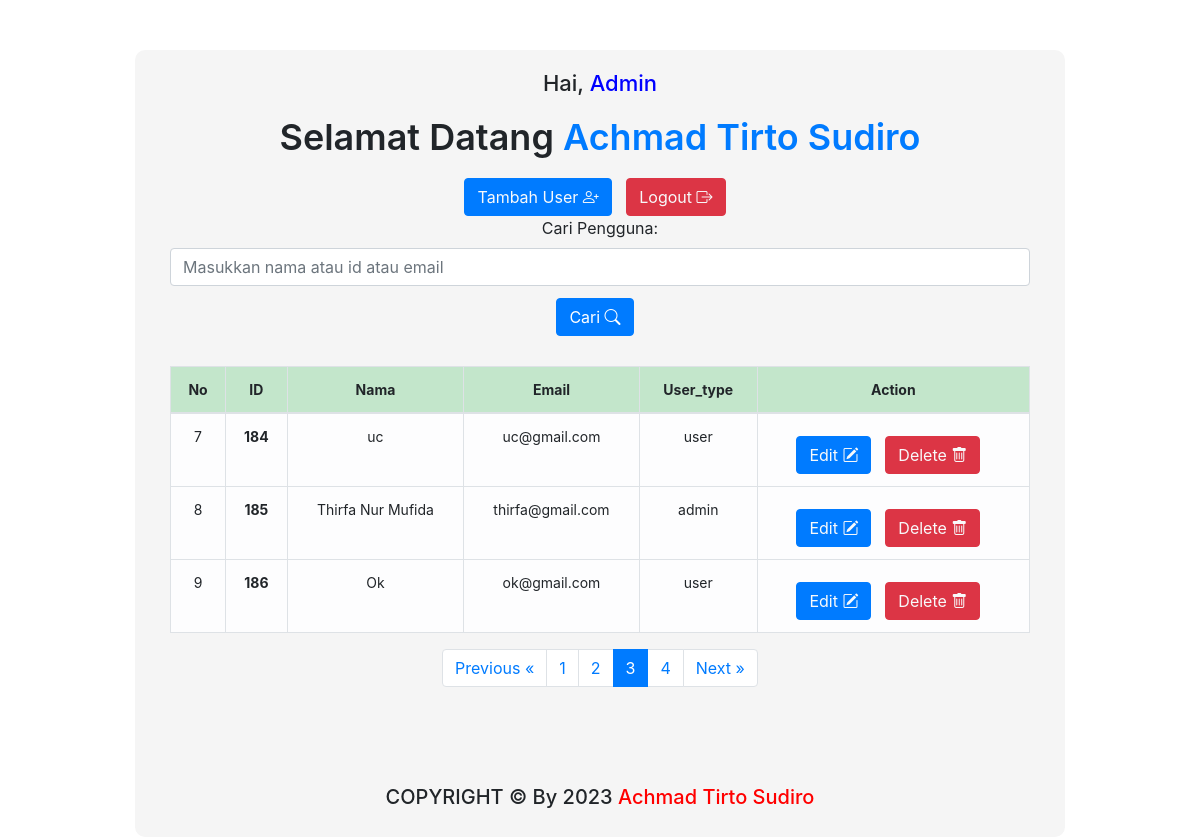
The app's page /admin_php/admin_page.php?halaman=3 (signed in) with its own data.
### tables this page shows
CREATE TABLE `user_form` (
  `id` int(255) NOT NULL,
  `name` varchar(255) NOT NULL,
  `email` varchar(255) NOT NULL,
  `password` varchar(300) NOT NULL,
  `user_type` varchar(255) NOT NULL DEFAULT 'user'
);

### admin_php/admin_page.php (the view, shortened to what this page needs)
<?php
require_once 'connect.php';
$limit = 3;
$page = isset($_GET['halaman']) ? (int) $_GET['halaman'] : 1;
if(isset($_POST['search'])){
   $search = $_POST['name'];
   $search_value = '%' . $search . '%';
   $sql = "SELECT COUNT(*) AS total FROM `user_form` WHERE `name` LIKE ? OR `id` LIKE ? OR `email` LIKE ?";
   $stmt = mysqli_prepare($con, $sql);
   mysqli_stmt_bind_param($stmt, "sss", $search_value, $search_value, $search_value);
   mysqli_stmt_execute($stmt);
   $result = mysqli_stmt_get_result($stmt);
   $row = mysqli_fetch_assoc($result);
   $total = $row['total'];
   if ($total > 0) {
      $last_page = ceil($total / $limit);
      $page = ($page > $last_page) ? $last_page : $page;
      $sql = "SELECT * FROM `user_form` WHERE `name` LIKE ? OR `id` LIKE ? OR `email` LIKE ? LIMIT " . ($page - 1) * $limit . ", " . $limit;
      $stmt = mysqli_prepare($con, $sql);
      mysqli_stmt_bind_param($stmt, "sss", $search_value, $search_value, $search_value);
      mysqli_stmt_execute($stmt);
      $result = mysqli_stmt_get_result($stmt);
   } else {
      echo '<div class="error-message">Pengguna tidak ditemukan!</div>';
   }
} else {
   $sql = "SELECT COUNT(*) AS total FROM `user_form`";
   $result = mysqli_query($con, $sql);
   $row = mysqli_fetch_assoc($result);
   $total = $row['total'];
   $last_page = ceil($total / $limit);
   $page = ($page > $last_page) ? $last_page : $page;
   $sql = "SELECT * FROM `user_form` LIMIT " . ($page - 1) * $limit . ", " . $limit;
   $result = mysqli_query($con, $sql);
}
?>
<!DOCTYPE html>
<html lang="en">
<head>
   <link rel="stylesheet" href="https://cdn.jsdelivr.net/npm/bootstrap@4.0.0/dist/css/bootstrap.min.css">
   <link rel="stylesheet" href="https://cdnjs.cloudflare.com/ajax/libs/font-awesome/5.15.2/css/all.min.css">
    <link rel="stylesheet" href="https://maxcdn.bootstrapcdn.com/bootstrap/4.0.0/css/bootstrap.min.css">
    <link rel="stylesheet" href="https://cdn.jsdelivr.net/npm/bootstrap-icons@1.5.0/font/bootstrap-icons.css">
   <link rel="stylesheet" href="../css/admin.css">
</head>
<body>
<div class="container">
<div class="content">
      <h3>Hai, <span style="color: blue;">Admin</span></h3>
      <h1>Selamat Datang <span><?php echo $_SESSION['admin_name']; ?></span></h1>
      <button class="btn btn-primary"><a href="add.php" class="text-light"> Tambah User <i class="bi bi-person-plus"></i></a></button>
         <button class="btn btn-danger" onclick="return confirm(`Yakin banh mau logout?`)"><a href="admin_logout.php" class="text-light"> Logout <i class="bi bi-box-arrow-right"></i></a></button>
         <div class="container">
         <form method="POST">
            <div class="form-group">
               <label for="name">Cari Pengguna:</label>
               <input type="text" class="form-control" id="name" name="name" placeholder="Masukkan nama atau id atau email" autocomplete="off">
            </div>
            <button type="submit" class="btn btn-primary" name="search"> Cari <i class="bi bi-search"></i></button>
         </form>
<div class="table-responsive">
<table class="table-light table table-bordered table-hover">
<thead class="table-success">
<tr>
<th scope="col">No</th>
<th scope="col">ID</th>
<th scope="col">Nama</th>
<th scope="col">Email</th>
<th scope="col">User_type</th>
<th scope="col">Action</th>
</tr>
</thead>
<tbody>
         <?php
            $i = ($page - 1) * $limit;
               if($result){
                  while($row = mysqli_fetch_assoc($result)){
                     $i++;
                     $id = $row['id'];
                     if(is_numeric($id)){
                        $name = $row['name'];
                        $email = $row['email'];
                        $user_type = $row['user_type'];
                        echo '<tr>
                        <td>'. $i.'</td>
                        <th scope="row">'.$id.'</th>
                        <td>'.$name.'</td>
                        <td>'.$email.'</td>
                        <td>'.$user_type.'</td>
                        <td>
                        <button class="btn btn-primary"><a href="update.php?updateid='.$id.'" class="text-light"> Edit <i class="bi bi-pencil-square"></i></a></button>
                        <button class="btn btn-danger" onclick="return confirm(`Yakin mau hapus data ini?`)"><a href="delete.php?deleteid='.$id.'" class="text-light"> Delete <i class="bi bi-trash"></i></a></button>
                        </td>
                        </tr>';
                     }
                  }
               }
            ?>
</tbody>
</table>
<?php
if(isset($_POST['search'])) {
    $search = $_POST['name'];
    $sql = "SELECT COUNT(*) FROM `user_form` WHERE `name` LIKE ? OR `id` LIKE ? OR `email` LIKE ?";
    $stmt = mysqli_prepare($con, $sql);
    $search_value = '%' . $search . '%';
    mysqli_stmt_bind_param($stmt, "sss", $search_value, $search_value, $search_value);
    mysqli_stmt_execute($stmt);
    $result = mysqli_stmt_get_result($stmt);
    $row = mysqli_fetch_row($result);
    $total_records = $row[0];
} else {
    $sql = "SELECT COUNT(*) FROM `user_form`";
    $result = mysqli_query($con, $sql);
    $row = mysqli_fetch_row($result);
    $total_records = $row[0];
}
$records_per_page = 3;
$total_pages = ceil($total_records / $records_per_page);
if(isset($_GET['halaman']) && is_numeric($_GET['halaman'])) {
    $page = $_GET['halaman'];
} else {
    $page = 1;
}
?>
<nav aria-label="Page navigation example">
    <ul class="pagination justify-content-center">
        <?php if($page > 1) { ?>
            <li class="page-item"><a class="page-link" href="?halaman=<?php echo $page-1 ?>">Previous &laquo;</a></li>
        <?php } ?>
        <?php for($i = 1; $i <= $total_pages; $i++) { ?>
            <li class="page-item <?php if($page == $i) { echo 'active'; } ?>"><a class="page-link" href="?halaman=<?php echo $i ?>"><?php echo $i ?></a></li>
        <?php } ?>
        <?php if($page < $total_pages) { ?>
            <li class="page-item"><a class="page-link" href="?halaman=<?php echo $page+1 ?>">Next &raquo;</a></li>
        <?php } ?>
    </ul>
</nav>
<center>
<footer style="margin-top: 11.5%;">
   <h5>COPYRIGHT &COPY; By 2023
      <span style="color: red;">Achmad Tirto Sudiro</span>
   </h5>
</footer>
</center>
  </div>
  </div>
</div>
      </body>
      </body>
</html>

### css/admin.css (style rules this page uses)
.content { background-color: #f5f5f5; border-radius: 10px; padding: 20px; margin-top: 50px; text-align: center; }
.content h3 { font-size: 22px; font-weight: 500; }
.content h1 { font-size: 36px; font-weight: 600; margin-top: 20px; }
.content h1 span { color: #007bff; }
.container { margin-top: 50px; }
.form-group { margin-bottom: 0; }
.table { margin-top: 30px; font-size: 14px; }
.table th, .table td { text-align: center; }
.btn-primary { background-color: #007bff; border-color: #007bff; margin-top: 10px; }
.btn-danger { background-color: #dc3545; border-color: #dc3545; margin-top: 10px; }
a.text-light { color: #fff; }
.container { max-width: 960px; margin: 0 auto; }
.content { text-align: center; margin-top: 50px; }
.form-group { margin-bottom: 2px; }
.btn { margin-right: 10px; align-items: center; }

### records on screen
user_form: id "184", name "uc", email "uc@gmail.com", user_type "user"
user_form: id "185", name "Thirfa Nur Mufida", email "thirfa@gmail.com", user_type "admin"
user_form: id "186", name "Ok", email "ok@gmail.com", user_type "user"

### other values on screen
$_SESSION['admin_name'] "Achmad Tirto Sudiro"
